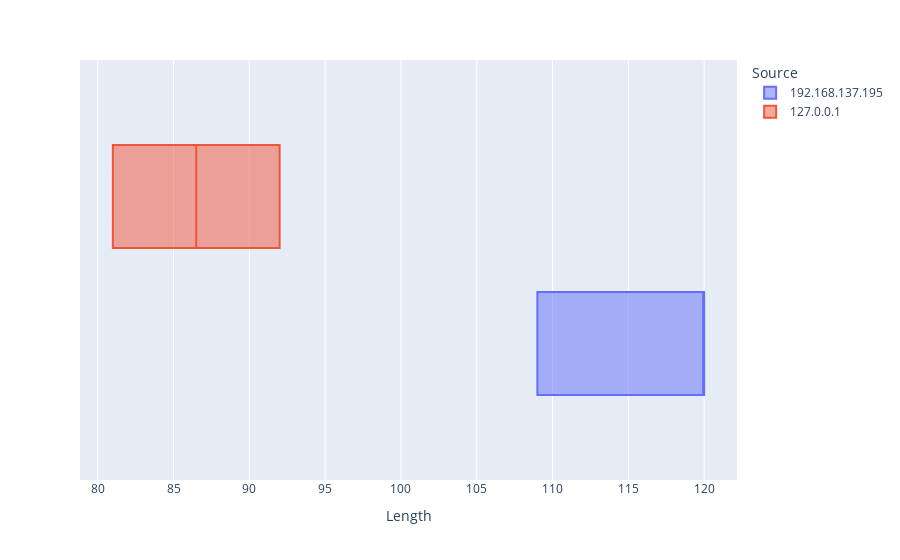

Notebook code for this chart:
### Code cell
fig = px.box(df, x='Length', color='Source')
fig.show()

### Figure 1 — Plotly figure (JSON) as saved in the notebook; plotly's stock layout.template omitted (floating-point values rounded to 4 significant figures)
{"data": [{"alignmentgroup": "True", "hovertemplate": "Source=192.168.137.195<br>Length=%{x}<extra></extra>", "legendgroup": "192.168.137.195", "marker": {"color": "#636efa"}, "name": "192.168.137.195", "notched": false, "offsetgroup": "192.168.137.195", "orientation": "h", "showlegend": true, "type": "box", "x": [120, 120, 120, 120, 109, 109, 109, 109, 120, 120, 120, 120], "x0": " ", "xaxis": "x", "y0": " ", "yaxis": "y"}, {"alignmentgroup": "True", "hovertemplate": "Source=127.0.0.1<br>Length=%{x}<extra></extra>", "legendgroup": "127.0.0.1", "marker": {"color": "#EF553B"}, "name": "127.0.0.1", "notched": false, "offsetgroup": "127.0.0.1", "orientation": "h", "showlegend": true, "type": "box", "x": [92, 92, 81, 81, 81, 81, 92, 92, 92, 92, 81, 81], "x0": " ", "xaxis": "x", "y0": " ", "yaxis": "y"}], "layout": {"boxmode": "group", "legend": {"title": {"text": "Source"}, "tracegroupgap": 0}, "margin": {"t": 60}, "xaxis": {"anchor": "y", "domain": [0, 1], "title": {"text": "Length"}}, "yaxis": {"anchor": "x", "domain": [0, 1]}}}
